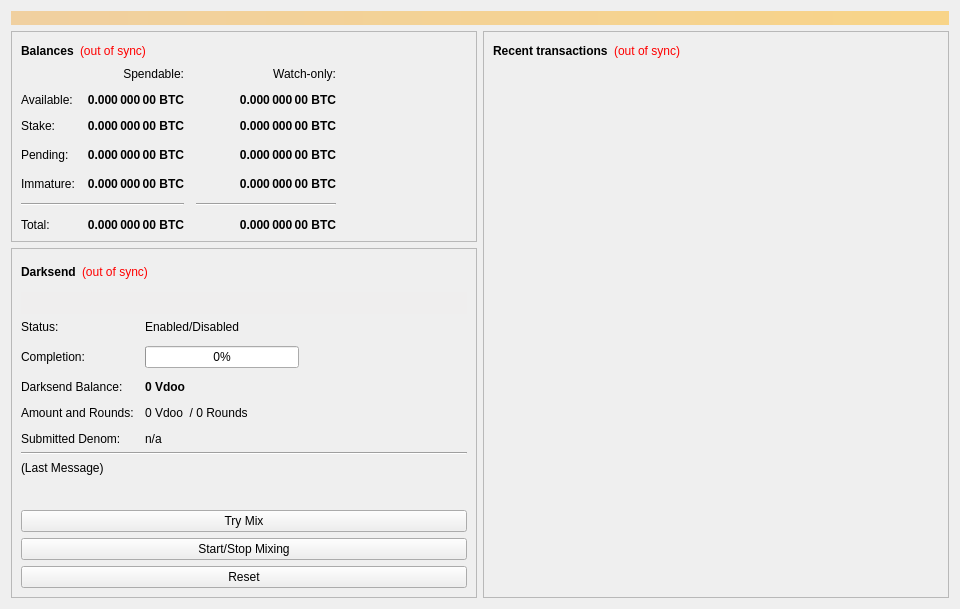
<?xml version="1.0" encoding="UTF-8"?>
<ui version="4.0">
 <class>OverviewPage</class>
 <widget class="QWidget" name="OverviewPage">
  <property name="geometry">
   <rect>
    <x>0</x>
    <y>0</y>
    <width>960</width>
    <height>594</height>
   </rect>
  </property>
  <property name="minimumSize">
   <size>
    <width>960</width>
    <height>0</height>
   </size>
  </property>
  <property name="windowTitle">
   <string>Form</string>
  </property>
  <layout class="QVBoxLayout" name="topLayout">
   <item>
    <widget class="QLabel" name="labelAlerts">
     <property name="visible">
      <bool>false</bool>
     </property>
     <property name="styleSheet">
      <string notr="true">background-color: qlineargradient(x1: 0, y1: 0, x2: 1, y2: 0, stop:0 #F0D0A0, stop:1 #F8D488); color:#000000;</string>
     </property>
     <property name="wordWrap">
      <bool>true</bool>
     </property>
     <property name="margin">
      <number>3</number>
     </property>
    </widget>
   </item>
   <item>
    <layout class="QHBoxLayout" name="horizontalLayout" stretch="1,1">
     <item>
      <layout class="QVBoxLayout" name="verticalLayout_2">
       <item>
        <widget class="QFrame" name="frame">
         <property name="frameShape">
          <enum>QFrame::StyledPanel</enum>
         </property>
         <property name="frameShadow">
          <enum>QFrame::Raised</enum>
         </property>
         <layout class="QVBoxLayout" name="verticalLayout_4">
          <item>
           <layout class="QHBoxLayout" name="horizontalLayout_4">
            <item>
             <widget class="QLabel" name="label_5">
              <property name="font">
               <font>
                <weight>75</weight>
                <bold>true</bold>
               </font>
              </property>
              <property name="text">
               <string>Balances</string>
              </property>
             </widget>
            </item>
            <item>
             <widget class="QLabel" name="labelWalletStatus">
              <property name="cursor">
               <cursorShape>WhatsThisCursor</cursorShape>
              </property>
              <property name="toolTip">
               <string>The displayed information may be out of date. Your wallet automatically synchronizes with the Vdoo network after a connection is established, but this process has not completed yet.</string>
              </property>
              <property name="styleSheet">
               <string notr="true">QLabel { color: red; }</string>
              </property>
              <property name="text">
               <string notr="true">(out of sync)</string>
              </property>
              <property name="alignment">
               <set>Qt::AlignLeading|Qt::AlignLeft|Qt::AlignVCenter</set>
              </property>
             </widget>
            </item>
            <item>
             <spacer name="horizontalSpacer_3">
              <property name="orientation">
               <enum>Qt::Horizontal</enum>
              </property>
              <property name="sizeHint" stdset="0">
               <size>
                <width>40</width>
                <height>20</height>
               </size>
              </property>
             </spacer>
            </item>
           </layout>
          </item>
          <item>
           <layout class="QGridLayout" name="gridLayout">
            <property name="spacing">
             <number>12</number>
            </property>
            <item row="3" column="2">
             <widget class="QLabel" name="labelWatchPending">
              <property name="font">
               <font>
                <weight>75</weight>
                <bold>true</bold>
               </font>
              </property>
              <property name="cursor">
               <cursorShape>IBeamCursor</cursorShape>
              </property>
              <property name="toolTip">
               <string>Unconfirmed transactions to watch-only addresses</string>
              </property>
              <property name="text">
               <string notr="true">0.000 000 00 BTC</string>
              </property>
              <property name="alignment">
               <set>Qt::AlignRight|Qt::AlignTrailing|Qt::AlignVCenter</set>
              </property>
              <property name="textInteractionFlags">
               <set>Qt::LinksAccessibleByMouse|Qt::TextSelectableByKeyboard|Qt::TextSelectableByMouse</set>
              </property>
             </widget>
            </item>
            <item row="3" column="1">
             <widget class="QLabel" name="labelUnconfirmed">
              <property name="font">
               <font>
                <weight>75</weight>
                <bold>true</bold>
               </font>
              </property>
              <property name="cursor">
               <cursorShape>IBeamCursor</cursorShape>
              </property>
              <property name="toolTip">
               <string>Total of transactions that have yet to be confirmed, and do not yet count toward the spendable balance</string>
              </property>
              <property name="text">
               <string notr="true">0.000 000 00 BTC</string>
              </property>
              <property name="alignment">
               <set>Qt::AlignRight|Qt::AlignTrailing|Qt::AlignVCenter</set>
              </property>
              <property name="textInteractionFlags">
               <set>Qt::LinksAccessibleByMouse|Qt::TextSelectableByKeyboard|Qt::TextSelectableByMouse</set>
              </property>
             </widget>
            </item>
            <item row="4" column="2">
             <widget class="QLabel" name="labelWatchImmature">
              <property name="font">
               <font>
                <weight>75</weight>
                <bold>true</bold>
               </font>
              </property>
              <property name="cursor">
               <cursorShape>IBeamCursor</cursorShape>
              </property>
              <property name="toolTip">
               <string>Mined balance in watch-only addresses that has not yet matured</string>
              </property>
              <property name="text">
               <string notr="true">0.000 000 00 BTC</string>
              </property>
              <property name="alignment">
               <set>Qt::AlignRight|Qt::AlignTrailing|Qt::AlignVCenter</set>
              </property>
              <property name="textInteractionFlags">
               <set>Qt::LinksAccessibleByMouse|Qt::TextSelectableByKeyboard|Qt::TextSelectableByMouse</set>
              </property>
             </widget>
            </item>
            <item row="5" column="0" colspan="2">
             <widget class="Line" name="lineSpendableBalance">
              <property name="orientation">
               <enum>Qt::Horizontal</enum>
              </property>
             </widget>
            </item>
            <item row="5" column="2">
             <widget class="Line" name="lineWatchBalance">
              <property name="sizePolicy">
               <sizepolicy hsizetype="Preferred" vsizetype="Fixed">
                <horstretch>0</horstretch>
                <verstretch>0</verstretch>
               </sizepolicy>
              </property>
              <property name="minimumSize">
               <size>
                <width>140</width>
                <height>0</height>
               </size>
              </property>
              <property name="orientation">
               <enum>Qt::Horizontal</enum>
              </property>
             </widget>
            </item>
            <item row="6" column="0">
             <widget class="QLabel" name="labelTotalText">
              <property name="text">
               <string>Total:</string>
              </property>
             </widget>
            </item>
            <item row="4" column="1">
             <widget class="QLabel" name="labelImmature">
              <property name="font">
               <font>
                <weight>75</weight>
                <bold>true</bold>
               </font>
              </property>
              <property name="cursor">
               <cursorShape>IBeamCursor</cursorShape>
              </property>
              <property name="toolTip">
               <string>Mined balance that has not yet matured</string>
              </property>
              <property name="text">
               <string notr="true">0.000 000 00 BTC</string>
              </property>
              <property name="alignment">
               <set>Qt::AlignRight|Qt::AlignTrailing|Qt::AlignVCenter</set>
              </property>
              <property name="textInteractionFlags">
               <set>Qt::LinksAccessibleByMouse|Qt::TextSelectableByKeyboard|Qt::TextSelectableByMouse</set>
              </property>
             </widget>
            </item>
            <item row="3" column="3">
             <spacer name="horizontalSpacer_2">
              <property name="orientation">
               <enum>Qt::Horizontal</enum>
              </property>
              <property name="sizeHint" stdset="0">
               <size>
                <width>40</width>
                <height>20</height>
               </size>
              </property>
             </spacer>
            </item>
            <item row="4" column="0">
             <widget class="QLabel" name="labelImmatureText">
              <property name="text">
               <string>Immature:</string>
              </property>
             </widget>
            </item>
            <item row="6" column="1">
             <widget class="QLabel" name="labelTotal">
              <property name="font">
               <font>
                <weight>75</weight>
                <bold>true</bold>
               </font>
              </property>
              <property name="cursor">
               <cursorShape>IBeamCursor</cursorShape>
              </property>
              <property name="toolTip">
               <string>Your current total balance</string>
              </property>
              <property name="text">
               <string notr="true">0.000 000 00 BTC</string>
              </property>
              <property name="alignment">
               <set>Qt::AlignRight|Qt::AlignTrailing|Qt::AlignVCenter</set>
              </property>
              <property name="textInteractionFlags">
               <set>Qt::LinksAccessibleByMouse|Qt::TextSelectableByKeyboard|Qt::TextSelectableByMouse</set>
              </property>
             </widget>
            </item>
            <item row="6" column="2">
             <widget class="QLabel" name="labelWatchTotal">
              <property name="font">
               <font>
                <weight>75</weight>
                <bold>true</bold>
               </font>
              </property>
              <property name="cursor">
               <cursorShape>IBeamCursor</cursorShape>
              </property>
              <property name="toolTip">
               <string>Current total balance in watch-only addresses</string>
              </property>
              <property name="text">
               <string notr="true">0.000 000 00 BTC</string>
              </property>
              <property name="alignment">
               <set>Qt::AlignRight|Qt::AlignTrailing|Qt::AlignVCenter</set>
              </property>
              <property name="textInteractionFlags">
               <set>Qt::LinksAccessibleByMouse|Qt::TextSelectableByKeyboard|Qt::TextSelectableByMouse</set>
              </property>
             </widget>
            </item>
            <item row="0" column="2">
             <widget class="QLabel" name="labelWatchonly">
              <property name="text">
               <string>Watch-only:</string>
              </property>
              <property name="alignment">
               <set>Qt::AlignRight|Qt::AlignTrailing|Qt::AlignVCenter</set>
              </property>
             </widget>
            </item>
            <item row="1" column="0">
             <widget class="QLabel" name="labelBalanceText">
              <property name="text">
               <string>Available:</string>
              </property>
             </widget>
            </item>
            <item row="1" column="1">
             <widget class="QLabel" name="labelBalance">
              <property name="font">
               <font>
                <weight>75</weight>
                <bold>true</bold>
               </font>
              </property>
              <property name="cursor">
               <cursorShape>IBeamCursor</cursorShape>
              </property>
              <property name="toolTip">
               <string>Your current spendable balance</string>
              </property>
              <property name="text">
               <string notr="true">0.000 000 00 BTC</string>
              </property>
              <property name="alignment">
               <set>Qt::AlignRight|Qt::AlignTrailing|Qt::AlignVCenter</set>
              </property>
              <property name="textInteractionFlags">
               <set>Qt::LinksAccessibleByMouse|Qt::TextSelectableByKeyboard|Qt::TextSelectableByMouse</set>
              </property>
             </widget>
            </item>
            <item row="2" column="0">
             <widget class="QLabel" name="label_10">
              <property name="text">
               <string>Stake:</string>
              </property>
             </widget>
            </item>
            <item row="2" column="1">
             <widget class="QLabel" name="labelStake">
              <property name="font">
               <font>
                <weight>75</weight>
                <bold>true</bold>
               </font>
              </property>
              <property name="cursor">
               <cursorShape>IBeamCursor</cursorShape>
              </property>
              <property name="toolTip">
               <string>Total of coins that was staked, and do not yet count toward the current balance</string>
              </property>
              <property name="text">
               <string notr="true">0.000 000 00 BTC</string>
              </property>
              <property name="alignment">
               <set>Qt::AlignRight|Qt::AlignTrailing|Qt::AlignVCenter</set>
              </property>
              <property name="textInteractionFlags">
               <set>Qt::LinksAccessibleByMouse|Qt::TextSelectableByKeyboard|Qt::TextSelectableByMouse</set>
              </property>
             </widget>
            </item>
            <item row="2" column="2">
             <widget class="QLabel" name="labelWatchStake">
              <property name="font">
               <font>
                <weight>75</weight>
                <bold>true</bold>
               </font>
              </property>
              <property name="cursor">
               <cursorShape>IBeamCursor</cursorShape>
              </property>
              <property name="toolTip">
               <string>Total of coins that was staked in watch-only addresses, and do not yet count toward the current watch-only balance</string>
              </property>
              <property name="text">
               <string notr="true">0.000 000 00 BTC</string>
              </property>
              <property name="alignment">
               <set>Qt::AlignRight|Qt::AlignTrailing|Qt::AlignVCenter</set>
              </property>
              <property name="textInteractionFlags">
               <set>Qt::LinksAccessibleByMouse|Qt::TextSelectableByKeyboard|Qt::TextSelectableByMouse</set>
              </property>
             </widget>
            </item>
            <item row="1" column="2">
             <widget class="QLabel" name="labelWatchAvailable">
              <property name="font">
               <font>
                <weight>75</weight>
                <bold>true</bold>
               </font>
              </property>
              <property name="cursor">
               <cursorShape>IBeamCursor</cursorShape>
              </property>
              <property name="toolTip">
               <string>Your current balance in watch-only addresses</string>
              </property>
              <property name="text">
               <string notr="true">0.000 000 00 BTC</string>
              </property>
              <property name="alignment">
               <set>Qt::AlignRight|Qt::AlignTrailing|Qt::AlignVCenter</set>
              </property>
              <property name="textInteractionFlags">
               <set>Qt::LinksAccessibleByMouse|Qt::TextSelectableByKeyboard|Qt::TextSelectableByMouse</set>
              </property>
             </widget>
            </item>
            <item row="3" column="0">
             <widget class="QLabel" name="labelPendingText">
              <property name="text">
               <string>Pending:</string>
              </property>
             </widget>
            </item>
            <item row="0" column="1">
             <widget class="QLabel" name="labelSpendable">
              <property name="text">
               <string>Spendable:</string>
              </property>
              <property name="alignment">
               <set>Qt::AlignRight|Qt::AlignTrailing|Qt::AlignVCenter</set>
              </property>
             </widget>
            </item>
           </layout>
          </item>
         </layout>
        </widget>
       </item>
       <item>
        <widget class="QFrame" name="frameDarksend">
         <property name="sizePolicy">
          <sizepolicy hsizetype="Expanding" vsizetype="Expanding">
           <horstretch>0</horstretch>
           <verstretch>0</verstretch>
          </sizepolicy>
         </property>
         <property name="minimumSize">
          <size>
           <width>0</width>
           <height>350</height>
          </size>
         </property>
         <property name="layoutDirection">
          <enum>Qt::LeftToRight</enum>
         </property>
         <property name="frameShape">
          <enum>QFrame::StyledPanel</enum>
         </property>
         <property name="frameShadow">
          <enum>QFrame::Raised</enum>
         </property>
         <layout class="QVBoxLayout" name="verticalLayout_5">
          <item>
           <layout class="QHBoxLayout" name="horizontalLayout_5">
            <item>
             <widget class="QLabel" name="label_2">
              <property name="font">
               <font>
                <weight>75</weight>
                <bold>true</bold>
               </font>
              </property>
              <property name="text">
               <string>Darksend</string>
              </property>
             </widget>
            </item>
            <item>
             <widget class="QLabel" name="labelDarksendSyncStatus">
              <property name="toolTip">
               <string>The displayed information may be out of date. Your wallet automatically synchronizes with the Vdoo network after a connection is established, but this process has not completed yet.</string>
              </property>
              <property name="styleSheet">
               <string notr="true">QLabel { color: red; }</string>
              </property>
              <property name="text">
               <string notr="true">(out of sync)</string>
              </property>
              <property name="alignment">
               <set>Qt::AlignLeading|Qt::AlignLeft|Qt::AlignVCenter</set>
              </property>
             </widget>
            </item>
            <item>
             <spacer name="horizontalSpacer_4">
              <property name="orientation">
               <enum>Qt::Horizontal</enum>
              </property>
              <property name="sizeHint" stdset="0">
               <size>
                <width>40</width>
                <height>20</height>
               </size>
              </property>
             </spacer>
            </item>
           </layout>
          </item>
          <item>
           <widget class="QPushButton" name="runAutoDenom">
            <property name="palette">
             <palette>
              <active>
               <colorrole role="WindowText">
                <brush brushstyle="SolidPattern">
                 <color alpha="255">
                  <red>0</red>
                  <green>0</green>
                  <blue>0</blue>
                 </color>
                </brush>
               </colorrole>
               <colorrole role="Button">
                <brush brushstyle="SolidPattern">
                 <color alpha="255">
                  <red>239</red>
                  <green>238</green>
                  <blue>238</blue>
                 </color>
                </brush>
               </colorrole>
               <colorrole role="Light">
                <brush brushstyle="SolidPattern">
                 <color alpha="255">
                  <red>255</red>
                  <green>255</green>
                  <blue>255</blue>
                 </color>
                </brush>
               </colorrole>
               <colorrole role="Midlight">
                <brush brushstyle="SolidPattern">
                 <color alpha="255">
                  <red>247</red>
                  <green>246</green>
                  <blue>246</blue>
                 </color>
                </brush>
               </colorrole>
               <colorrole role="Dark">
                <brush brushstyle="SolidPattern">
                 <color alpha="255">
                  <red>119</red>
                  <green>119</green>
                  <blue>119</blue>
                 </color>
                </brush>
               </colorrole>
               <colorrole role="Mid">
                <brush brushstyle="SolidPattern">
                 <color alpha="255">
                  <red>159</red>
                  <green>159</green>
                  <blue>159</blue>
                 </color>
                </brush>
               </colorrole>
               <colorrole role="Text">
                <brush brushstyle="SolidPattern">
                 <color alpha="255">
                  <red>0</red>
                  <green>0</green>
                  <blue>0</blue>
                 </color>
                </brush>
               </colorrole>
               <colorrole role="BrightText">
                <brush brushstyle="SolidPattern">
                 <color alpha="255">
                  <red>255</red>
                  <green>255</green>
                  <blue>255</blue>
                 </color>
                </brush>
               </colorrole>
               <colorrole role="ButtonText">
                <brush brushstyle="SolidPattern">
                 <color alpha="255">
                  <red>0</red>
                  <green>0</green>
                  <blue>0</blue>
                 </color>
                </brush>
               </colorrole>
               <colorrole role="Base">
                <brush brushstyle="SolidPattern">
                 <color alpha="255">
                  <red>255</red>
                  <green>255</green>
                  <blue>255</blue>
                 </color>
                </brush>
               </colorrole>
               <colorrole role="Window">
                <brush brushstyle="SolidPattern">
                 <color alpha="255">
                  <red>239</red>
                  <green>238</green>
                  <blue>238</blue>
                 </color>
                </brush>
               </colorrole>
               <colorrole role="Shadow">
                <brush brushstyle="SolidPattern">
                 <color alpha="255">
                  <red>0</red>
                  <green>0</green>
                  <blue>0</blue>
                 </color>
                </brush>
               </colorrole>
               <colorrole role="AlternateBase">
                <brush brushstyle="SolidPattern">
                 <color alpha="255">
                  <red>247</red>
                  <green>246</green>
                  <blue>246</blue>
                 </color>
                </brush>
               </colorrole>
               <colorrole role="ToolTipBase">
                <brush brushstyle="SolidPattern">
                 <color alpha="255">
                  <red>255</red>
                  <green>255</green>
                  <blue>220</blue>
                 </color>
                </brush>
               </colorrole>
               <colorrole role="ToolTipText">
                <brush brushstyle="SolidPattern">
                 <color alpha="255">
                  <red>0</red>
                  <green>0</green>
                  <blue>0</blue>
                 </color>
                </brush>
               </colorrole>
              </active>
              <inactive>
               <colorrole role="WindowText">
                <brush brushstyle="SolidPattern">
                 <color alpha="255">
                  <red>0</red>
                  <green>0</green>
                  <blue>0</blue>
                 </color>
                </brush>
               </colorrole>
               <colorrole role="Button">
                <brush brushstyle="SolidPattern">
                 <color alpha="255">
                  <red>239</red>
                  <green>238</green>
                  <blue>238</blue>
                 </color>
                </brush>
               </colorrole>
               <colorrole role="Light">
                <brush brushstyle="SolidPattern">
                 <color alpha="255">
                  <red>255</red>
                  <green>255</green>
                  <blue>255</blue>
                 </color>
                </brush>
               </colorrole>
               <colorrole role="Midlight">
                <brush brushstyle="SolidPattern">
                 <color alpha="255">
                  <red>247</red>
                  <green>246</green>
                  <blue>246</blue>
                 </color>
                </brush>
               </colorrole>
               <colorrole role="Dark">
                <brush brushstyle="SolidPattern">
                 <color alpha="255">
                  <red>119</red>
                  <green>119</green>
                  <blue>119</blue>
                 </color>
                </brush>
               </colorrole>
               <colorrole role="Mid">
                <brush brushstyle="SolidPattern">
                 <color alpha="255">
                  <red>159</red>
                  <green>159</green>
                  <blue>159</blue>
                 </color>
                </brush>
               </colorrole>
               <colorrole role="Text">
                <brush brushstyle="SolidPattern">
                 <color alpha="255">
                  <red>0</red>
                  <green>0</green>
                  <blue>0</blue>
                 </color>
                </brush>
               </colorrole>
               <colorrole role="BrightText">
                <brush brushstyle="SolidPattern">
                 <color alpha="255">
                  <red>255</red>
                  <green>255</green>
                  <blue>255</blue>
                 </color>
                </brush>
               </colorrole>
               <colorrole role="ButtonText">
                <brush brushstyle="SolidPattern">
                 <color alpha="255">
                  <red>0</red>
                  <green>0</green>
                  <blue>0</blue>
                 </color>
                </brush>
               </colorrole>
               <colorrole role="Base">
                <brush brushstyle="SolidPattern">
                 <color alpha="255">
                  <red>255</red>
                  <green>255</green>
                  <blue>255</blue>
                 </color>
                </brush>
               </colorrole>
               <colorrole role="Window">
                <brush brushstyle="SolidPattern">
                 <color alpha="255">
                  <red>239</red>
                  <green>238</green>
                  <blue>238</blue>
                 </color>
                </brush>
               </colorrole>
               <colorrole role="Shadow">
                <brush brushstyle="SolidPattern">
                 <color alpha="255">
                  <red>0</red>
                  <green>0</green>
                  <blue>0</blue>
                 </color>
                </brush>
               </colorrole>
               <colorrole role="AlternateBase">
                <brush brushstyle="SolidPattern">
                 <color alpha="255">
                  <red>247</red>
                  <green>246</green>
                  <blue>246</blue>
                 </color>
                </brush>
               </colorrole>
               <colorrole role="ToolTipBase">
                <brush brushstyle="SolidPattern">
                 <color alpha="255">
                  <red>255</red>
                  <green>255</green>
                  <blue>220</blue>
                 </color>
                </brush>
               </colorrole>
               <colorrole role="ToolTipText">
                <brush brushstyle="SolidPattern">
                 <color alpha="255">
                  <red>0</red>
                  <green>0</green>
                  <blue>0</blue>
                 </color>
                </brush>
               </colorrole>
              </inactive>
              <disabled>
               <colorrole role="WindowText">
                <brush brushstyle="SolidPattern">
                 <color alpha="255">
                  <red>119</red>
                  <green>119</green>
                  <blue>119</blue>
                 </color>
                </brush>
               </colorrole>
               <colorrole role="Button">
                <brush brushstyle="SolidPattern">
                 <color alpha="255">
                  <red>239</red>
                  <green>238</green>
                  <blue>238</blue>
                 </color>
                </brush>
               </colorrole>
               <colorrole role="Light">
                <brush brushstyle="SolidPattern">
                 <color alpha="255">
                  <red>255</red>
                  <green>255</green>
                  <blue>255</blue>
                 </color>
                </brush>
               </colorrole>
               <colorrole role="Midlight">
                <brush brushstyle="SolidPattern">
                 <color alpha="255">
                  <red>247</red>
                  <green>246</green>
                  <blue>246</blue>
                 </color>
                </brush>
               </colorrole>
               <colorrole role="Dark">
                <brush brushstyle="SolidPattern">
                 <color alpha="255">
                  <red>119</red>
                  <green>119</green>
                  <blue>119</blue>
                 </color>
                </brush>
               </colorrole>
               <colorrole role="Mid">
                <brush brushstyle="SolidPattern">
                 <color alpha="255">
                  <red>159</red>
                  <green>159</green>
                  <blue>159</blue>
                 </color>
                </brush>
               </colorrole>
               <colorrole role="Text">
                <brush brushstyle="SolidPattern">
                 <color alpha="255">
                  <red>119</red>
                  <green>119</green>
                  <blue>119</blue>
                 </color>
                </brush>
               </colorrole>
               <colorrole role="BrightText">
                <brush brushstyle="SolidPattern">
                 <color alpha="255">
                  <red>255</red>
                  <green>255</green>
                  <blue>255</blue>
                 </color>
                </brush>
               </colorrole>
               <colorrole role="ButtonText">
                <brush brushstyle="SolidPattern">
                 <color alpha="255">
                  <red>119</red>
                  <green>119</green>
                  <blue>119</blue>
                 </color>
                </brush>
               </colorrole>
               <colorrole role="Base">
                <brush brushstyle="SolidPattern">
                 <color alpha="255">
                  <red>239</red>
                  <green>238</green>
                  <blue>238</blue>
                 </color>
                </brush>
               </colorrole>
               <colorrole role="Window">
                <brush brushstyle="SolidPattern">
                 <color alpha="255">
                  <red>239</red>
                  <green>238</green>
                  <blue>238</blue>
                 </color>
                </brush>
               </colorrole>
               <colorrole role="Shadow">
                <brush brushstyle="SolidPattern">
                 <color alpha="255">
                  <red>0</red>
                  <green>0</green>
                  <blue>0</blue>
                 </color>
                </brush>
               </colorrole>
               <colorrole role="AlternateBase">
                <brush brushstyle="SolidPattern">
                 <color alpha="255">
                  <red>239</red>
                  <green>238</green>
                  <blue>238</blue>
                 </color>
                </brush>
               </colorrole>
               <colorrole role="ToolTipBase">
                <brush brushstyle="SolidPattern">
                 <color alpha="255">
                  <red>255</red>
                  <green>255</green>
                  <blue>220</blue>
                 </color>
                </brush>
               </colorrole>
               <colorrole role="ToolTipText">
                <brush brushstyle="SolidPattern">
                 <color alpha="255">
                  <red>0</red>
                  <green>0</green>
                  <blue>0</blue>
                 </color>
                </brush>
               </colorrole>
              </disabled>
             </palette>
            </property>
            <property name="focusPolicy">
             <enum>Qt::NoFocus</enum>
            </property>
            <property name="autoFillBackground">
             <bool>true</bool>
            </property>
            <property name="text">
             <string/>
            </property>
            <property name="flat">
             <bool>true</bool>
            </property>
           </widget>
          </item>
          <item>
           <layout class="QFormLayout" name="formLayout">
            <property name="fieldGrowthPolicy">
             <enum>QFormLayout::AllNonFixedFieldsGrow</enum>
            </property>
            <property name="horizontalSpacing">
             <number>11</number>
            </property>
            <property name="verticalSpacing">
             <number>12</number>
            </property>
            <item row="0" column="0">
             <widget class="QLabel" name="label_6">
              <property name="text">
               <string>Status:</string>
              </property>
             </widget>
            </item>
            <item row="1" column="0">
             <widget class="QLabel" name="label_7">
              <property name="text">
               <string>Completion:</string>
              </property>
             </widget>
            </item>
            <item row="1" column="1">
             <widget class="QProgressBar" name="darksendProgress">
              <property name="maximumSize">
               <size>
                <width>154</width>
                <height>16777215</height>
               </size>
              </property>
              <property name="value">
               <number>0</number>
              </property>
             </widget>
            </item>
            <item row="3" column="0">
             <widget class="QLabel" name="labelAnonymizedText">
              <property name="text">
               <string>Darksend Balance:</string>
              </property>
             </widget>
            </item>
            <item row="3" column="1">
             <widget class="QLabel" name="labelAnonymized">
              <property name="font">
               <font>
                <weight>75</weight>
                <bold>true</bold>
               </font>
              </property>
              <property name="text">
               <string notr="true">0 Vdoo </string>
              </property>
             </widget>
            </item>
            <item row="4" column="0">
             <widget class="QLabel" name="label_8">
              <property name="text">
               <string>Amount and Rounds:</string>
              </property>
             </widget>
            </item>
            <item row="4" column="1">
             <widget class="QLabel" name="labelAmountRounds">
              <property name="text">
               <string>0 Vdoo  / 0 Rounds</string>
              </property>
             </widget>
            </item>
            <item row="5" column="0">
             <widget class="QLabel" name="label_9">
              <property name="text">
               <string>Submitted Denom:</string>
              </property>
             </widget>
            </item>
            <item row="5" column="1">
             <widget class="QLabel" name="labelSubmittedDenom">
              <property name="toolTip">
               <string>The denominations you submitted to the Masternode.&lt;br&gt;To mix, other users must submit the exact same denominations.</string>
              </property>
              <property name="text">
               <string>n/a</string>
              </property>
             </widget>
            </item>
            <item row="0" column="1">
             <widget class="QLabel" name="darksendEnabled">
              <property name="text">
               <string>Enabled/Disabled</string>
              </property>
             </widget>
            </item>
           </layout>
          </item>
          <item>
           <widget class="Line" name="lineLastMessage">
            <property name="orientation">
             <enum>Qt::Horizontal</enum>
            </property>
           </widget>
          </item>
          <item>
           <widget class="QLabel" name="darksendStatus">
            <property name="minimumSize">
             <size>
              <width>288</width>
              <height>43</height>
             </size>
            </property>
            <property name="text">
             <string>(Last Message)</string>
            </property>
            <property name="alignment">
             <set>Qt::AlignLeading|Qt::AlignLeft|Qt::AlignTop</set>
            </property>
            <property name="wordWrap">
             <bool>true</bool>
            </property>
           </widget>
          </item>
          <item>
           <widget class="QPushButton" name="darksendAuto">
            <property name="sizePolicy">
             <sizepolicy hsizetype="MinimumExpanding" vsizetype="Fixed">
              <horstretch>0</horstretch>
              <verstretch>0</verstretch>
             </sizepolicy>
            </property>
            <property name="toolTip">
             <string>Try to manually submit a Darksend request.</string>
            </property>
            <property name="text">
             <string>Try Mix</string>
            </property>
           </widget>
          </item>
          <item>
           <widget class="QPushButton" name="toggleDarksend">
            <property name="sizePolicy">
             <sizepolicy hsizetype="MinimumExpanding" vsizetype="Fixed">
              <horstretch>0</horstretch>
              <verstretch>0</verstretch>
             </sizepolicy>
            </property>
            <property name="text">
             <string>Start/Stop Mixing</string>
            </property>
           </widget>
          </item>
          <item>
           <widget class="QPushButton" name="darksendReset">
            <property name="sizePolicy">
             <sizepolicy hsizetype="MinimumExpanding" vsizetype="Fixed">
              <horstretch>0</horstretch>
              <verstretch>0</verstretch>
             </sizepolicy>
            </property>
            <property name="toolTip">
             <string>Reset the current status of Darksend (can interrupt Darksend if it's in the process of Mixing, which can cost you money!)</string>
            </property>
            <property name="autoFillBackground">
             <bool>false</bool>
            </property>
            <property name="text">
             <string>Reset</string>
            </property>
           </widget>
          </item>
         </layout>
        </widget>
       </item>
       <item>
        <spacer name="verticalSpacer">
         <property name="orientation">
          <enum>Qt::Vertical</enum>
         </property>
         <property name="sizeHint" stdset="0">
          <size>
           <width>20</width>
           <height>40</height>
          </size>
         </property>
        </spacer>
       </item>
      </layout>
     </item>
     <item>
      <layout class="QVBoxLayout" name="verticalLayout_3">
       <item>
        <widget class="QFrame" name="frame_2">
         <property name="frameShape">
          <enum>QFrame::StyledPanel</enum>
         </property>
         <property name="frameShadow">
          <enum>QFrame::Raised</enum>
         </property>
         <layout class="QVBoxLayout" name="verticalLayout">
          <item>
           <layout class="QHBoxLayout" name="horizontalLayout_2">
            <item>
             <widget class="QLabel" name="label_4">
              <property name="font">
               <font>
                <weight>75</weight>
                <bold>true</bold>
               </font>
              </property>
              <property name="text">
               <string>Recent transactions</string>
              </property>
             </widget>
            </item>
            <item>
             <widget class="QLabel" name="labelTransactionsStatus">
              <property name="cursor">
               <cursorShape>WhatsThisCursor</cursorShape>
              </property>
              <property name="toolTip">
               <string>The displayed information may be out of date. Your wallet automatically synchronizes with the Vdoo network after a connection is established, but this process has not completed yet.</string>
              </property>
              <property name="styleSheet">
               <string notr="true">QLabel { color: red; }</string>
              </property>
              <property name="text">
               <string notr="true">(out of sync)</string>
              </property>
              <property name="alignment">
               <set>Qt::AlignRight|Qt::AlignTrailing|Qt::AlignVCenter</set>
              </property>
             </widget>
            </item>
            <item>
             <spacer name="horizontalSpacer">
              <property name="orientation">
               <enum>Qt::Horizontal</enum>
              </property>
              <property name="sizeHint" stdset="0">
               <size>
                <width>40</width>
                <height>20</height>
               </size>
              </property>
             </spacer>
            </item>
           </layout>
          </item>
          <item>
           <widget class="QListView" name="listTransactions">
            <property name="styleSheet">
             <string notr="true">QListView { background: transparent; }</string>
            </property>
            <property name="frameShape">
             <enum>QFrame::NoFrame</enum>
            </property>
            <property name="verticalScrollBarPolicy">
             <enum>Qt::ScrollBarAlwaysOff</enum>
            </property>
            <property name="horizontalScrollBarPolicy">
             <enum>Qt::ScrollBarAlwaysOff</enum>
            </property>
            <property name="selectionMode">
             <enum>QAbstractItemView::NoSelection</enum>
            </property>
           </widget>
          </item>
         </layout>
        </widget>
       </item>
      </layout>
     </item>
    </layout>
   </item>
  </layout>
 </widget>
 <resources/>
 <connections/>
</ui>
